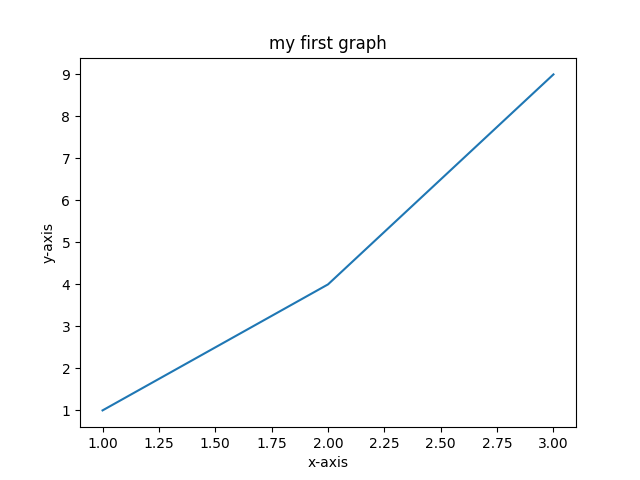

The Python source for this figure:
import matplotlib.pyplot as plt
x=[1,2,3]
y=[1,4,9]
plt.plot(x,y)
plt.xlabel("x-axis")
plt.ylabel("y-axis")
plt.title("my first graph")
plt.show()
